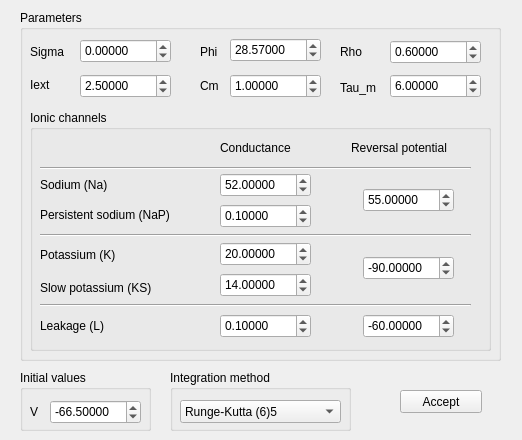
<?xml version="1.0" encoding="UTF-8"?>
<ui version="4.0">
 <class>NM_GUI_Wang_1993</class>
 <widget class="QWidget" name="NM_GUI_Wang_1993">
  <property name="geometry">
   <rect>
    <x>0</x>
    <y>0</y>
    <width>522</width>
    <height>440</height>
   </rect>
  </property>
  <property name="windowTitle">
   <string>Wang (1993) neuron model</string>
  </property>
  <widget class="QLabel" name="label_8">
   <property name="geometry">
    <rect>
     <x>30</x>
     <y>44</y>
     <width>61</width>
     <height>15</height>
    </rect>
   </property>
   <property name="text">
    <string>Sigma</string>
   </property>
  </widget>
  <widget class="QLabel" name="label_9">
   <property name="geometry">
    <rect>
     <x>200</x>
     <y>44</y>
     <width>61</width>
     <height>15</height>
    </rect>
   </property>
   <property name="text">
    <string>Phi</string>
   </property>
  </widget>
  <widget class="QLabel" name="label_10">
   <property name="geometry">
    <rect>
     <x>340</x>
     <y>44</y>
     <width>61</width>
     <height>15</height>
    </rect>
   </property>
   <property name="text">
    <string>Rho</string>
   </property>
  </widget>
  <widget class="QGroupBox" name="groupBox_InitialValues">
   <property name="geometry">
    <rect>
     <x>20</x>
     <y>370</y>
     <width>131</width>
     <height>61</height>
    </rect>
   </property>
   <property name="title">
    <string>Initial values</string>
   </property>
   <widget class="QLabel" name="label_14">
    <property name="geometry">
     <rect>
      <x>10</x>
      <y>34</y>
      <width>21</width>
      <height>16</height>
     </rect>
    </property>
    <property name="text">
     <string>V</string>
    </property>
   </widget>
   <widget class="QDoubleSpinBox" name="doubleSpinBox_V">
    <property name="geometry">
     <rect>
      <x>30</x>
      <y>30</y>
      <width>91</width>
      <height>24</height>
     </rect>
    </property>
    <property name="decimals">
     <number>5</number>
    </property>
    <property name="minimum">
     <double>-999.000000000000000</double>
    </property>
    <property name="maximum">
     <double>999.990000000000009</double>
    </property>
    <property name="singleStep">
     <double>0.100000000000000</double>
    </property>
    <property name="value">
     <double>-66.500000000000000</double>
    </property>
   </widget>
  </widget>
  <widget class="QGroupBox" name="groupBox_Parameters">
   <property name="geometry">
    <rect>
     <x>20</x>
     <y>10</y>
     <width>481</width>
     <height>351</height>
    </rect>
   </property>
   <property name="title">
    <string>Parameters</string>
   </property>
   <widget class="QGroupBox" name="groupBox_Channels">
    <property name="geometry">
     <rect>
      <x>10</x>
      <y>100</y>
      <width>461</width>
      <height>241</height>
     </rect>
    </property>
    <property name="title">
     <string>Ionic channels</string>
    </property>
    <widget class="QLabel" name="label_5">
     <property name="geometry">
      <rect>
       <x>10</x>
       <y>208</y>
       <width>91</width>
       <height>16</height>
      </rect>
     </property>
     <property name="text">
      <string>Leakage (L)</string>
     </property>
    </widget>
    <widget class="QLabel" name="label_2">
     <property name="geometry">
      <rect>
       <x>10</x>
       <y>97</y>
       <width>161</width>
       <height>16</height>
      </rect>
     </property>
     <property name="text">
      <string>Persistent sodium (NaP)</string>
     </property>
    </widget>
    <widget class="QLabel" name="label_3">
     <property name="geometry">
      <rect>
       <x>10</x>
       <y>137</y>
       <width>111</width>
       <height>16</height>
      </rect>
     </property>
     <property name="text">
      <string>Potassium (K)</string>
     </property>
    </widget>
    <widget class="QLabel" name="label_4">
     <property name="geometry">
      <rect>
       <x>10</x>
       <y>167</y>
       <width>141</width>
       <height>21</height>
      </rect>
     </property>
     <property name="text">
      <string>Slow potassium (KS)</string>
     </property>
    </widget>
    <widget class="QLabel" name="label">
     <property name="geometry">
      <rect>
       <x>10</x>
       <y>67</y>
       <width>111</width>
       <height>16</height>
      </rect>
     </property>
     <property name="text">
      <string>Sodium (Na)</string>
     </property>
    </widget>
    <widget class="QLabel" name="label_6">
     <property name="geometry">
      <rect>
       <x>190</x>
       <y>30</y>
       <width>91</width>
       <height>16</height>
      </rect>
     </property>
     <property name="text">
      <string>Conductance</string>
     </property>
    </widget>
    <widget class="QDoubleSpinBox" name="doubleSpinBox_g_Na">
     <property name="geometry">
      <rect>
       <x>190</x>
       <y>63</y>
       <width>91</width>
       <height>24</height>
      </rect>
     </property>
     <property name="decimals">
      <number>5</number>
     </property>
     <property name="minimum">
      <double>-999.000000000000000</double>
     </property>
     <property name="maximum">
      <double>999.990000000000009</double>
     </property>
     <property name="singleStep">
      <double>0.100000000000000</double>
     </property>
     <property name="value">
      <double>52.000000000000000</double>
     </property>
    </widget>
    <widget class="QDoubleSpinBox" name="doubleSpinBox_g_NaP">
     <property name="geometry">
      <rect>
       <x>190</x>
       <y>94</y>
       <width>91</width>
       <height>24</height>
      </rect>
     </property>
     <property name="decimals">
      <number>5</number>
     </property>
     <property name="minimum">
      <double>-999.000000000000000</double>
     </property>
     <property name="maximum">
      <double>999.990000000000009</double>
     </property>
     <property name="singleStep">
      <double>0.100000000000000</double>
     </property>
     <property name="value">
      <double>0.100000000000000</double>
     </property>
    </widget>
    <widget class="QDoubleSpinBox" name="doubleSpinBox_g_K">
     <property name="geometry">
      <rect>
       <x>190</x>
       <y>132</y>
       <width>91</width>
       <height>24</height>
      </rect>
     </property>
     <property name="decimals">
      <number>5</number>
     </property>
     <property name="minimum">
      <double>-999.000000000000000</double>
     </property>
     <property name="maximum">
      <double>999.990000000000009</double>
     </property>
     <property name="singleStep">
      <double>0.100000000000000</double>
     </property>
     <property name="value">
      <double>20.000000000000000</double>
     </property>
    </widget>
    <widget class="QDoubleSpinBox" name="doubleSpinBox_g_KS">
     <property name="geometry">
      <rect>
       <x>190</x>
       <y>163</y>
       <width>91</width>
       <height>24</height>
      </rect>
     </property>
     <property name="decimals">
      <number>5</number>
     </property>
     <property name="minimum">
      <double>-999.000000000000000</double>
     </property>
     <property name="maximum">
      <double>999.990000000000009</double>
     </property>
     <property name="singleStep">
      <double>0.100000000000000</double>
     </property>
     <property name="value">
      <double>14.000000000000000</double>
     </property>
    </widget>
    <widget class="QDoubleSpinBox" name="doubleSpinBox_g_L">
     <property name="geometry">
      <rect>
       <x>190</x>
       <y>204</y>
       <width>91</width>
       <height>24</height>
      </rect>
     </property>
     <property name="decimals">
      <number>5</number>
     </property>
     <property name="minimum">
      <double>-999.000000000000000</double>
     </property>
     <property name="maximum">
      <double>999.990000000000009</double>
     </property>
     <property name="singleStep">
      <double>0.100000000000000</double>
     </property>
     <property name="value">
      <double>0.100000000000000</double>
     </property>
    </widget>
    <widget class="QDoubleSpinBox" name="doubleSpinBox_V_K">
     <property name="geometry">
      <rect>
       <x>333</x>
       <y>146</y>
       <width>91</width>
       <height>24</height>
      </rect>
     </property>
     <property name="decimals">
      <number>5</number>
     </property>
     <property name="minimum">
      <double>-999.000000000000000</double>
     </property>
     <property name="maximum">
      <double>999.990000000000009</double>
     </property>
     <property name="singleStep">
      <double>0.100000000000000</double>
     </property>
     <property name="value">
      <double>-90.000000000000000</double>
     </property>
    </widget>
    <widget class="QDoubleSpinBox" name="doubleSpinBox_V_L">
     <property name="geometry">
      <rect>
       <x>333</x>
       <y>204</y>
       <width>91</width>
       <height>24</height>
      </rect>
     </property>
     <property name="decimals">
      <number>5</number>
     </property>
     <property name="minimum">
      <double>-999.000000000000000</double>
     </property>
     <property name="maximum">
      <double>999.990000000000009</double>
     </property>
     <property name="singleStep">
      <double>0.100000000000000</double>
     </property>
     <property name="value">
      <double>-60.000000000000000</double>
     </property>
    </widget>
    <widget class="QLabel" name="label_7">
     <property name="geometry">
      <rect>
       <x>321</x>
       <y>30</y>
       <width>141</width>
       <height>16</height>
      </rect>
     </property>
     <property name="text">
      <string>Reversal potential</string>
     </property>
    </widget>
    <widget class="QDoubleSpinBox" name="doubleSpinBox_V_Na">
     <property name="geometry">
      <rect>
       <x>333</x>
       <y>78</y>
       <width>91</width>
       <height>24</height>
      </rect>
     </property>
     <property name="decimals">
      <number>5</number>
     </property>
     <property name="minimum">
      <double>-999.000000000000000</double>
     </property>
     <property name="maximum">
      <double>999.990000000000009</double>
     </property>
     <property name="singleStep">
      <double>0.100000000000000</double>
     </property>
     <property name="value">
      <double>55.000000000000000</double>
     </property>
    </widget>
    <widget class="Line" name="line">
     <property name="geometry">
      <rect>
       <x>10</x>
       <y>117</y>
       <width>431</width>
       <height>16</height>
      </rect>
     </property>
     <property name="orientation">
      <enum>Qt::Horizontal</enum>
     </property>
    </widget>
    <widget class="Line" name="line_2">
     <property name="geometry">
      <rect>
       <x>10</x>
       <y>187</y>
       <width>431</width>
       <height>16</height>
      </rect>
     </property>
     <property name="orientation">
      <enum>Qt::Horizontal</enum>
     </property>
    </widget>
    <widget class="Line" name="line_3">
     <property name="geometry">
      <rect>
       <x>10</x>
       <y>50</y>
       <width>431</width>
       <height>16</height>
      </rect>
     </property>
     <property name="orientation">
      <enum>Qt::Horizontal</enum>
     </property>
    </widget>
   </widget>
   <widget class="QLabel" name="label_12">
    <property name="geometry">
     <rect>
      <x>10</x>
      <y>67</y>
      <width>61</width>
      <height>15</height>
     </rect>
    </property>
    <property name="text">
     <string>Iext</string>
    </property>
   </widget>
   <widget class="QLabel" name="label_13">
    <property name="geometry">
     <rect>
      <x>180</x>
      <y>68</y>
      <width>61</width>
      <height>15</height>
     </rect>
    </property>
    <property name="text">
     <string>Cm</string>
    </property>
   </widget>
   <widget class="QDoubleSpinBox" name="doubleSpinBox_sigma">
    <property name="geometry">
     <rect>
      <x>60</x>
      <y>29</y>
      <width>91</width>
      <height>24</height>
     </rect>
    </property>
    <property name="decimals">
     <number>5</number>
    </property>
    <property name="minimum">
     <double>-999.000000000000000</double>
    </property>
    <property name="maximum">
     <double>999.990000000000009</double>
    </property>
    <property name="singleStep">
     <double>0.100000000000000</double>
    </property>
   </widget>
   <widget class="QDoubleSpinBox" name="doubleSpinBox_phi">
    <property name="geometry">
     <rect>
      <x>210</x>
      <y>28</y>
      <width>91</width>
      <height>24</height>
     </rect>
    </property>
    <property name="decimals">
     <number>5</number>
    </property>
    <property name="minimum">
     <double>-999.000000000000000</double>
    </property>
    <property name="maximum">
     <double>999.990000000000009</double>
    </property>
    <property name="singleStep">
     <double>0.100000000000000</double>
    </property>
    <property name="value">
     <double>28.570000000000000</double>
    </property>
   </widget>
   <widget class="QDoubleSpinBox" name="doubleSpinBox_taum">
    <property name="geometry">
     <rect>
      <x>370</x>
      <y>64</y>
      <width>91</width>
      <height>24</height>
     </rect>
    </property>
    <property name="decimals">
     <number>5</number>
    </property>
    <property name="minimum">
     <double>-999.000000000000000</double>
    </property>
    <property name="maximum">
     <double>999.990000000000009</double>
    </property>
    <property name="singleStep">
     <double>0.100000000000000</double>
    </property>
    <property name="value">
     <double>6.000000000000000</double>
    </property>
   </widget>
   <widget class="QLabel" name="label_11">
    <property name="geometry">
     <rect>
      <x>320</x>
      <y>70</y>
      <width>61</width>
      <height>15</height>
     </rect>
    </property>
    <property name="text">
     <string>Tau_m</string>
    </property>
   </widget>
   <widget class="QDoubleSpinBox" name="doubleSpinBox_rho">
    <property name="geometry">
     <rect>
      <x>370</x>
      <y>30</y>
      <width>91</width>
      <height>24</height>
     </rect>
    </property>
    <property name="decimals">
     <number>5</number>
    </property>
    <property name="minimum">
     <double>-999.000000000000000</double>
    </property>
    <property name="maximum">
     <double>999.990000000000009</double>
    </property>
    <property name="singleStep">
     <double>0.100000000000000</double>
    </property>
    <property name="value">
     <double>0.600000000000000</double>
    </property>
   </widget>
   <widget class="QDoubleSpinBox" name="doubleSpinBox_i">
    <property name="geometry">
     <rect>
      <x>60</x>
      <y>64</y>
      <width>91</width>
      <height>24</height>
     </rect>
    </property>
    <property name="decimals">
     <number>5</number>
    </property>
    <property name="minimum">
     <double>-999.000000000000000</double>
    </property>
    <property name="maximum">
     <double>999.990000000000009</double>
    </property>
    <property name="singleStep">
     <double>0.100000000000000</double>
    </property>
    <property name="value">
     <double>2.500000000000000</double>
    </property>
   </widget>
   <widget class="QDoubleSpinBox" name="doubleSpinBox_cm">
    <property name="geometry">
     <rect>
      <x>210</x>
      <y>64</y>
      <width>91</width>
      <height>24</height>
     </rect>
    </property>
    <property name="decimals">
     <number>5</number>
    </property>
    <property name="minimum">
     <double>-999.000000000000000</double>
    </property>
    <property name="maximum">
     <double>999.990000000000009</double>
    </property>
    <property name="singleStep">
     <double>0.100000000000000</double>
    </property>
    <property name="value">
     <double>1.000000000000000</double>
    </property>
   </widget>
  </widget>
  <widget class="QPushButton" name="pushButton_accept">
   <property name="geometry">
    <rect>
     <x>400</x>
     <y>390</y>
     <width>82</width>
     <height>23</height>
    </rect>
   </property>
   <property name="text">
    <string>Accept</string>
   </property>
  </widget>
  <widget class="QGroupBox" name="groupBox_Integration">
   <property name="geometry">
    <rect>
     <x>170</x>
     <y>370</y>
     <width>181</width>
     <height>61</height>
    </rect>
   </property>
   <property name="title">
    <string>Integration method</string>
   </property>
   <widget class="QComboBox" name="comboBoxIntegration">
    <property name="geometry">
     <rect>
      <x>10</x>
      <y>30</y>
      <width>161</width>
      <height>23</height>
     </rect>
    </property>
    <property name="currentIndex">
     <number>3</number>
    </property>
    <item>
     <property name="text">
      <string>Euler</string>
     </property>
    </item>
    <item>
     <property name="text">
      <string>Heun</string>
     </property>
    </item>
    <item>
     <property name="text">
      <string>Runge-Kutta 4</string>
     </property>
    </item>
    <item>
     <property name="text">
      <string>Runge-Kutta (6)5</string>
     </property>
    </item>
   </widget>
  </widget>
  <zorder>groupBox_Parameters</zorder>
  <zorder>groupBox_InitialValues</zorder>
  <zorder>label_8</zorder>
  <zorder>label_9</zorder>
  <zorder>label_10</zorder>
  <zorder>pushButton_accept</zorder>
  <zorder>groupBox_Integration</zorder>
 </widget>
 <resources/>
 <connections/>
</ui>
